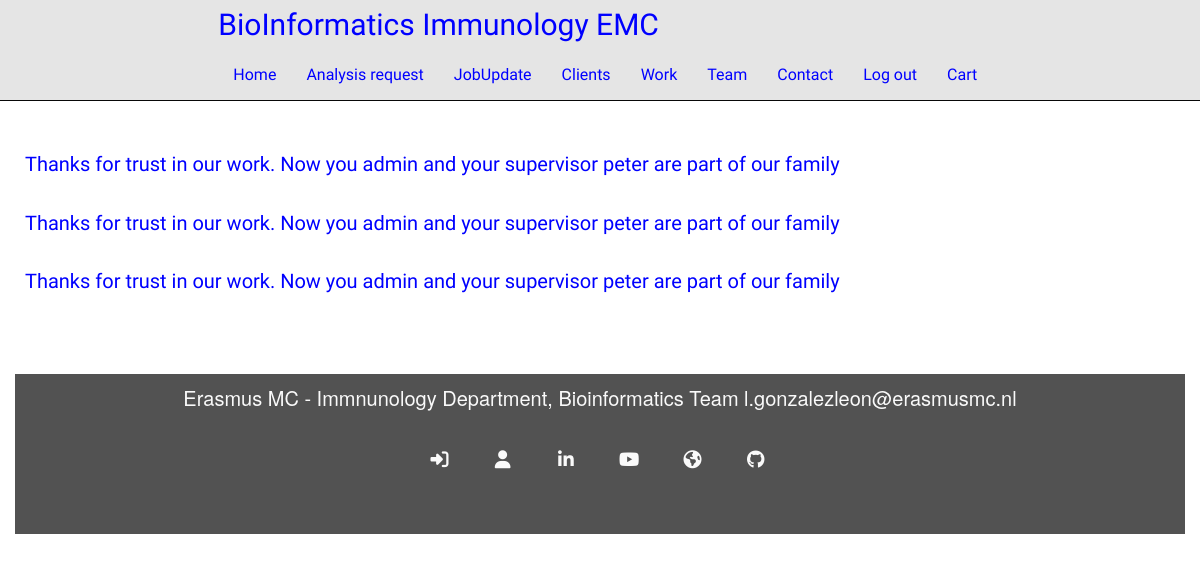
/priority/client_submited/ (signed in), run on the app's committed database.
### priority/models.py (models this page shows, shortened)
class Clients(models.Model):
    user = models.ForeignKey(User, on_delete=models.DO_NOTHING, blank=True, null=True)
    department = models.CharField('PI Department',max_length=30)
    supervisor = models.CharField('Project PI', max_length=20)
    project = models.CharField('Project name', max_length=100)

### priority/views.py (the view)
# urls.py: path('client_submited/', views.client_submited, name='client_submited'),
def client_submited(request):
    clients = Clients.objects.filter(user=request.user)
    return render(request, 'client_submited.html', {'clients': clients})

### priority/templates/priority/client_submited.html (shortened to what this page needs)
{% extends "index.html" %}
{%  load staticfiles %}
{% load static from staticfiles %}
{% load bootstrap_tags %}
{% block content %}
	<div class="success-text">
    {% for client in clients %}
	  <p>
		  Thanks for trust in our work. Now you {{ client.user }} and your supervisor {{ client.supervisor }}
		  are part of our family
	  </p>
	{% endfor %}
	</div>
{% endblock %}

### lab/static/css/style.css (style rules this page uses)
p { padding-bottom: 1em; }
.success-text { padding-top: 5em; font-family: "Exo", sans-serif; font-weight: 200; color: blue; margin-top: 70px; margin-bottom: 20px; }
@media (min-width: 768px) { p { font-size: 24px; margin: 10px 10px 10px 10px; text-align: justify; } }
@media (min-width: 922px) { p { font-size: 20px; } }

### data on the page
Clients: user "admin", supervisor "peter"
Clients: user "admin", supervisor "peter"
Clients: user "admin", supervisor "peter"
